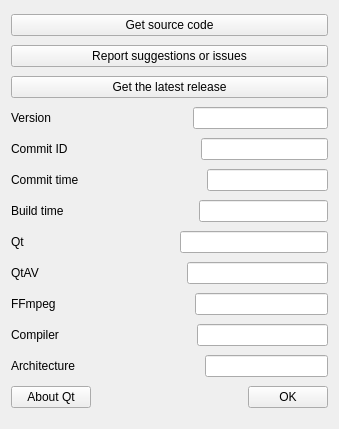
<?xml version="1.0" encoding="UTF-8"?>
<ui version="4.0">
 <class>AboutDialog</class>
 <widget class="QWidget" name="AboutDialog">
  <property name="geometry">
   <rect>
    <x>0</x>
    <y>0</y>
    <width>339</width>
    <height>429</height>
   </rect>
  </property>
  <property name="windowTitle">
   <string>About</string>
  </property>
  <property name="windowIcon">
   <iconset resource="../images.qrc">
    <normaloff>:/bee.ico</normaloff>:/bee.ico</iconset>
  </property>
  <layout class="QVBoxLayout" name="verticalLayout">
   <item>
    <widget class="QPushButton" name="pushButton_source">
     <property name="text">
      <string>Get source code</string>
     </property>
    </widget>
   </item>
   <item>
    <widget class="QPushButton" name="pushButton_issues">
     <property name="text">
      <string>Report suggestions or issues</string>
     </property>
    </widget>
   </item>
   <item>
    <widget class="QPushButton" name="pushButton_release">
     <property name="text">
      <string>Get the latest release</string>
     </property>
    </widget>
   </item>
   <item>
    <layout class="QHBoxLayout" name="horizontalLayout_5">
     <item>
      <widget class="QLabel" name="label_4">
       <property name="sizePolicy">
        <sizepolicy hsizetype="Preferred" vsizetype="Fixed">
         <horstretch>0</horstretch>
         <verstretch>0</verstretch>
        </sizepolicy>
       </property>
       <property name="text">
        <string>Version</string>
       </property>
      </widget>
     </item>
     <item>
      <spacer name="horizontalSpacer_2">
       <property name="orientation">
        <enum>Qt::Horizontal</enum>
       </property>
       <property name="sizeHint" stdset="0">
        <size>
         <width>40</width>
         <height>20</height>
        </size>
       </property>
      </spacer>
     </item>
     <item>
      <widget class="QLineEdit" name="lineEdit_version">
       <property name="sizePolicy">
        <sizepolicy hsizetype="Expanding" vsizetype="Fixed">
         <horstretch>0</horstretch>
         <verstretch>0</verstretch>
        </sizepolicy>
       </property>
       <property name="minimumSize">
        <size>
         <width>0</width>
         <height>0</height>
        </size>
       </property>
       <property name="readOnly">
        <bool>true</bool>
       </property>
      </widget>
     </item>
    </layout>
   </item>
   <item>
    <layout class="QHBoxLayout" name="horizontalLayout_6">
     <item>
      <widget class="QLabel" name="label_8">
       <property name="sizePolicy">
        <sizepolicy hsizetype="Preferred" vsizetype="Fixed">
         <horstretch>0</horstretch>
         <verstretch>0</verstretch>
        </sizepolicy>
       </property>
       <property name="text">
        <string>Commit ID</string>
       </property>
      </widget>
     </item>
     <item>
      <spacer name="horizontalSpacer_3">
       <property name="orientation">
        <enum>Qt::Horizontal</enum>
       </property>
       <property name="sizeHint" stdset="0">
        <size>
         <width>40</width>
         <height>20</height>
        </size>
       </property>
      </spacer>
     </item>
     <item>
      <widget class="QLineEdit" name="lineEdit_commit_id">
       <property name="sizePolicy">
        <sizepolicy hsizetype="Expanding" vsizetype="Fixed">
         <horstretch>0</horstretch>
         <verstretch>0</verstretch>
        </sizepolicy>
       </property>
       <property name="readOnly">
        <bool>true</bool>
       </property>
      </widget>
     </item>
    </layout>
   </item>
   <item>
    <layout class="QHBoxLayout" name="horizontalLayout_7">
     <item>
      <widget class="QLabel" name="label_9">
       <property name="sizePolicy">
        <sizepolicy hsizetype="Preferred" vsizetype="Fixed">
         <horstretch>0</horstretch>
         <verstretch>0</verstretch>
        </sizepolicy>
       </property>
       <property name="text">
        <string>Commit time</string>
       </property>
      </widget>
     </item>
     <item>
      <spacer name="horizontalSpacer_4">
       <property name="orientation">
        <enum>Qt::Horizontal</enum>
       </property>
       <property name="sizeHint" stdset="0">
        <size>
         <width>40</width>
         <height>20</height>
        </size>
       </property>
      </spacer>
     </item>
     <item>
      <widget class="QLineEdit" name="lineEdit_commit_time">
       <property name="sizePolicy">
        <sizepolicy hsizetype="Expanding" vsizetype="Fixed">
         <horstretch>0</horstretch>
         <verstretch>0</verstretch>
        </sizepolicy>
       </property>
       <property name="readOnly">
        <bool>true</bool>
       </property>
      </widget>
     </item>
    </layout>
   </item>
   <item>
    <layout class="QHBoxLayout" name="horizontalLayout_13">
     <item>
      <widget class="QLabel" name="label">
       <property name="sizePolicy">
        <sizepolicy hsizetype="Preferred" vsizetype="Fixed">
         <horstretch>0</horstretch>
         <verstretch>0</verstretch>
        </sizepolicy>
       </property>
       <property name="text">
        <string>Build time</string>
       </property>
      </widget>
     </item>
     <item>
      <spacer name="horizontalSpacer_13">
       <property name="orientation">
        <enum>Qt::Horizontal</enum>
       </property>
       <property name="sizeHint" stdset="0">
        <size>
         <width>40</width>
         <height>20</height>
        </size>
       </property>
      </spacer>
     </item>
     <item>
      <widget class="QLineEdit" name="lineEdit_build_time">
       <property name="sizePolicy">
        <sizepolicy hsizetype="Expanding" vsizetype="Fixed">
         <horstretch>0</horstretch>
         <verstretch>0</verstretch>
        </sizepolicy>
       </property>
       <property name="readOnly">
        <bool>true</bool>
       </property>
      </widget>
     </item>
    </layout>
   </item>
   <item>
    <layout class="QHBoxLayout" name="horizontalLayout_8">
     <item>
      <widget class="QLabel" name="label_5">
       <property name="sizePolicy">
        <sizepolicy hsizetype="Preferred" vsizetype="Fixed">
         <horstretch>0</horstretch>
         <verstretch>0</verstretch>
        </sizepolicy>
       </property>
       <property name="text">
        <string>Qt</string>
       </property>
      </widget>
     </item>
     <item>
      <spacer name="horizontalSpacer_5">
       <property name="orientation">
        <enum>Qt::Horizontal</enum>
       </property>
       <property name="sizeHint" stdset="0">
        <size>
         <width>40</width>
         <height>20</height>
        </size>
       </property>
      </spacer>
     </item>
     <item>
      <widget class="QLineEdit" name="lineEdit_qt">
       <property name="sizePolicy">
        <sizepolicy hsizetype="Expanding" vsizetype="Fixed">
         <horstretch>0</horstretch>
         <verstretch>0</verstretch>
        </sizepolicy>
       </property>
       <property name="readOnly">
        <bool>true</bool>
       </property>
      </widget>
     </item>
    </layout>
   </item>
   <item>
    <layout class="QHBoxLayout" name="horizontalLayout_9">
     <item>
      <widget class="QLabel" name="label_6">
       <property name="sizePolicy">
        <sizepolicy hsizetype="Preferred" vsizetype="Fixed">
         <horstretch>0</horstretch>
         <verstretch>0</verstretch>
        </sizepolicy>
       </property>
       <property name="text">
        <string>QtAV</string>
       </property>
      </widget>
     </item>
     <item>
      <spacer name="horizontalSpacer_6">
       <property name="orientation">
        <enum>Qt::Horizontal</enum>
       </property>
       <property name="sizeHint" stdset="0">
        <size>
         <width>40</width>
         <height>20</height>
        </size>
       </property>
      </spacer>
     </item>
     <item>
      <widget class="QLineEdit" name="lineEdit_qtav">
       <property name="sizePolicy">
        <sizepolicy hsizetype="Expanding" vsizetype="Fixed">
         <horstretch>0</horstretch>
         <verstretch>0</verstretch>
        </sizepolicy>
       </property>
       <property name="readOnly">
        <bool>true</bool>
       </property>
      </widget>
     </item>
    </layout>
   </item>
   <item>
    <layout class="QHBoxLayout" name="horizontalLayout_10">
     <item>
      <widget class="QLabel" name="label_7">
       <property name="sizePolicy">
        <sizepolicy hsizetype="Preferred" vsizetype="Fixed">
         <horstretch>0</horstretch>
         <verstretch>0</verstretch>
        </sizepolicy>
       </property>
       <property name="text">
        <string>FFmpeg</string>
       </property>
      </widget>
     </item>
     <item>
      <spacer name="horizontalSpacer_7">
       <property name="orientation">
        <enum>Qt::Horizontal</enum>
       </property>
       <property name="sizeHint" stdset="0">
        <size>
         <width>40</width>
         <height>20</height>
        </size>
       </property>
      </spacer>
     </item>
     <item>
      <widget class="QLineEdit" name="lineEdit_ffmpeg">
       <property name="sizePolicy">
        <sizepolicy hsizetype="Expanding" vsizetype="Fixed">
         <horstretch>0</horstretch>
         <verstretch>0</verstretch>
        </sizepolicy>
       </property>
       <property name="readOnly">
        <bool>true</bool>
       </property>
      </widget>
     </item>
    </layout>
   </item>
   <item>
    <layout class="QHBoxLayout" name="horizontalLayout_11">
     <item>
      <widget class="QLabel" name="label_10">
       <property name="sizePolicy">
        <sizepolicy hsizetype="Preferred" vsizetype="Fixed">
         <horstretch>0</horstretch>
         <verstretch>0</verstretch>
        </sizepolicy>
       </property>
       <property name="text">
        <string>Compiler</string>
       </property>
      </widget>
     </item>
     <item>
      <spacer name="horizontalSpacer_8">
       <property name="orientation">
        <enum>Qt::Horizontal</enum>
       </property>
       <property name="sizeHint" stdset="0">
        <size>
         <width>40</width>
         <height>20</height>
        </size>
       </property>
      </spacer>
     </item>
     <item>
      <widget class="QLineEdit" name="lineEdit_compiler">
       <property name="sizePolicy">
        <sizepolicy hsizetype="Expanding" vsizetype="Fixed">
         <horstretch>0</horstretch>
         <verstretch>0</verstretch>
        </sizepolicy>
       </property>
       <property name="readOnly">
        <bool>true</bool>
       </property>
      </widget>
     </item>
    </layout>
   </item>
   <item>
    <layout class="QHBoxLayout" name="horizontalLayout_12">
     <item>
      <widget class="QLabel" name="label_11">
       <property name="sizePolicy">
        <sizepolicy hsizetype="Preferred" vsizetype="Fixed">
         <horstretch>0</horstretch>
         <verstretch>0</verstretch>
        </sizepolicy>
       </property>
       <property name="text">
        <string>Architecture</string>
       </property>
      </widget>
     </item>
     <item>
      <spacer name="horizontalSpacer_9">
       <property name="orientation">
        <enum>Qt::Horizontal</enum>
       </property>
       <property name="sizeHint" stdset="0">
        <size>
         <width>40</width>
         <height>20</height>
        </size>
       </property>
      </spacer>
     </item>
     <item>
      <widget class="QLineEdit" name="lineEdit_arch">
       <property name="sizePolicy">
        <sizepolicy hsizetype="Expanding" vsizetype="Fixed">
         <horstretch>0</horstretch>
         <verstretch>0</verstretch>
        </sizepolicy>
       </property>
       <property name="readOnly">
        <bool>true</bool>
       </property>
      </widget>
     </item>
    </layout>
   </item>
   <item>
    <layout class="QHBoxLayout" name="horizontalLayout">
     <item>
      <widget class="QPushButton" name="pushButton_aboutQt">
       <property name="text">
        <string>About Qt</string>
       </property>
      </widget>
     </item>
     <item>
      <spacer name="horizontalSpacer">
       <property name="orientation">
        <enum>Qt::Horizontal</enum>
       </property>
       <property name="sizeHint" stdset="0">
        <size>
         <width>40</width>
         <height>20</height>
        </size>
       </property>
      </spacer>
     </item>
     <item>
      <widget class="QPushButton" name="pushButton_ok">
       <property name="text">
        <string>OK</string>
       </property>
      </widget>
     </item>
    </layout>
   </item>
  </layout>
 </widget>
 <resources>
  <include location="../images.qrc"/>
 </resources>
 <connections/>
</ui>
